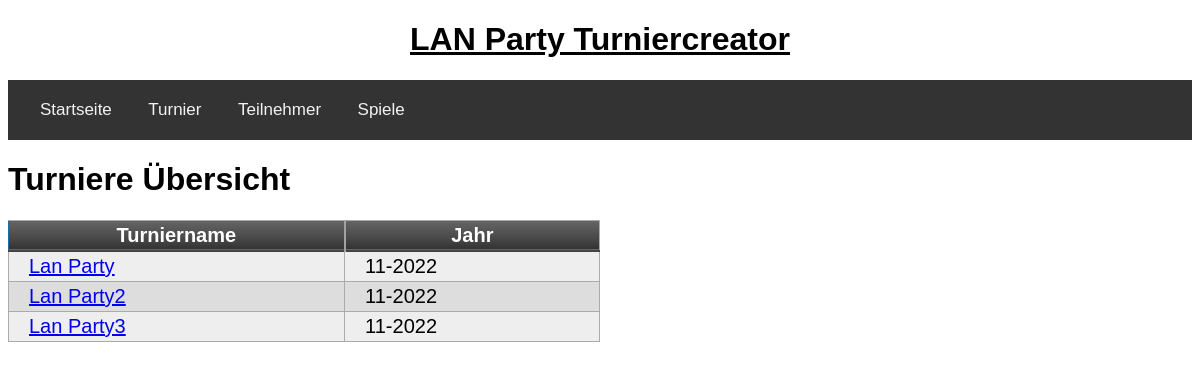
/turniere, run on an earlier commit of the app's database.
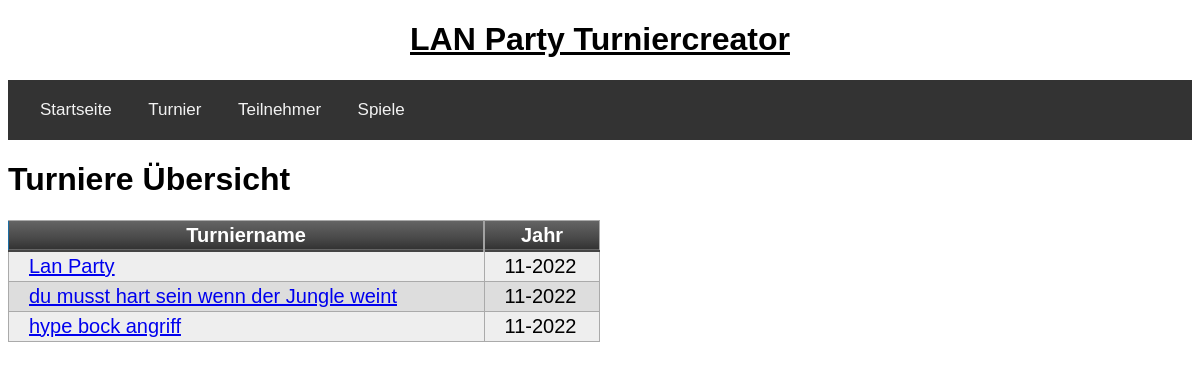
And on a later commit of the database.
### tables this page shows
CREATE TABLE turnier(turnierid integer primary key autoincrement, name text, jahr date default (strftime('%m-%Y')), sieger integer);

### app/routes.py (the view)
@app.route('/turniere')
def turniere():
	turniere = get_turniere()
	return render_template('turniere.html', title="Turniere", turniere=turniere)

### app/db.py (called while the page is built)
def get_turniere():
	query = 'select * from turnier;'
	return execute_select_query(query)

def execute_select_query(query):
	try:
		cursor.execute(query)
		return cursor.fetchall()
	except sqlite3.IntegrityError as e:
		return "Integrity Error: " + str(e)
	connection.close()

### app/templates/turniere.html
{% extends "base.html" %}
{% block app_content %}
    <h1>Turniere Übersicht</h1>
        <table class="myTable">
        <thead>
            <tr>
                <th>Turniername</th>
                <th>Jahr</th>
            </tr>
        </thead>
    {% for turnier in turniere %}
        <tr>
            <td><a href="{{ url_for("turnier", turnierid=turnier[0]) }}">{{ turnier[1] }}</a></td>
            <td>{{ turnier[2] }}</td>
        </tr>
    {% endfor %}
    </table>
{% endblock %}

What changed in the data, as far as the page shows it:
changed turnier: name "Lan Party2" → "du musst hart sein wenn der Jungle weint"
changed turnier: name "Lan Party3" → "hype bock angriff"
